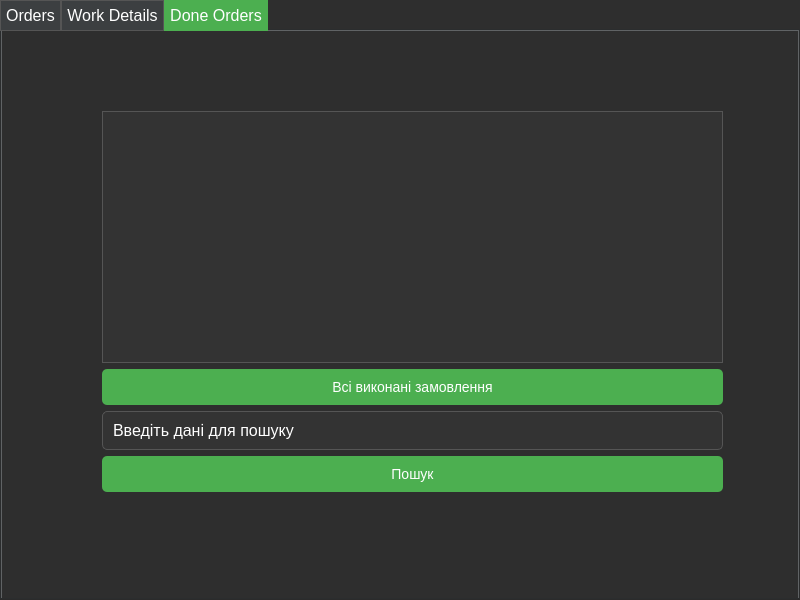
<?xml version="1.0" encoding="UTF-8"?>
<ui version="4.0">
 <class>WorkerWindow</class>
 <widget class="QDialog" name="WorkerWindow">
  <property name="geometry">
   <rect>
    <x>0</x>
    <y>0</y>
    <width>800</width>
    <height>600</height>
   </rect>
  </property>
  <property name="windowTitle">
   <string>Worker Window</string>
  </property>
  <property name="styleSheet">
   <string>
    QWidget {
        background-color: #2E2E2E;
        font-family: Arial, sans-serif;
        font-size: 12pt;
        color: white;
    }
    QPushButton {
        background-color: #4CAF50;
        color: white;
        padding: 10px;
        border-radius: 5px;
        border: none;
        font-size: 14px;
    }
    QPushButton:hover {
        background-color: #45a049;
    }
    QLineEdit, QTextEdit {
        border: 1px solid #555;
        border-radius: 5px;
        padding: 8px;
        font-size: 12pt;
        background-color: #333;
        color: white;
    }
    QTabWidget {
        background-color: #3C3F41;
        border: 1px solid #555;
        color: white;
    }
    QTabBar::tab {
        background-color: #3C3F41;
        border: 1px solid #555;
        padding: 5px;
    }
    QTabBar::tab:selected {
        background-color: #4CAF50;
        border: 1px solid #4CAF50;
    }
    QListWidget {
        background-color: #333;
        color: white;
        border: 1px solid #555;
    }
    QListWidget::item:selected {
        background-color: #4CAF50;
        color: white;
    }
   </string>
  </property>
  <property name="modal">
   <bool>true</bool>
  </property>
  <widget class="QTabWidget" name="WorkerTabs">
   <property name="geometry">
    <rect>
     <x>0</x>
     <y>0</y>
     <width>800</width>
     <height>600</height>
    </rect>
   </property>
   <property name="currentIndex">
    <number>2</number>
   </property>
   <widget class="QWidget" name="TabOrders">
    <attribute name="title">
     <string>Orders</string>
    </attribute>
    <widget class="QWidget" name="gridLayoutWidget">
     <property name="geometry">
      <rect>
       <x>60</x>
       <y>50</y>
       <width>711</width>
       <height>451</height>
      </rect>
     </property>
     <layout class="QGridLayout" name="gridLayout">
      <item row="2" column="0">
       <widget class="QPushButton" name="btnLoadOrders">
        <property name="text">
         <string>Загрузити замовлення</string>
        </property>
       </widget>
      </item>
      <item row="3" column="0">
       <widget class="QPushButton" name="btnTakeOrder">
        <property name="text">
         <string>Взяти замовлення</string>
        </property>
       </widget>
      </item>
      <item row="1" column="0">
       <widget class="QListWidget" name="ordersListWidget"/>
      </item>
     </layout>
    </widget>
   </widget>
   <widget class="QWidget" name="TabWorkDetails">
    <attribute name="title">
     <string>Work Details</string>
    </attribute>
    <widget class="QWidget" name="gridLayoutWidget_2">
     <property name="geometry">
      <rect>
       <x>60</x>
       <y>70</y>
       <width>681</width>
       <height>401</height>
      </rect>
     </property>
     <layout class="QGridLayout" name="gridLayout_2">
      <item row="3" column="0">
       <widget class="QLineEdit" name="leMediaLink">
        <property name="text">
         <string>Посилання на медіадані</string>
        </property>
        <property name="placeholderText">
         <string>Media Link</string>
        </property>
       </widget>
      </item>
      <item row="2" column="0">
       <widget class="QLineEdit" name="leOrderId">
        <property name="text">
         <string>ID замовлення</string>
        </property>
        <property name="placeholderText">
         <string>Order ID</string>
        </property>
       </widget>
      </item>
      <item row="4" column="0">
       <widget class="QTextEdit" name="teWorkDescription">
        <property name="html">
         <string>&lt;!DOCTYPE HTML PUBLIC &quot;-//W3C//DTD HTML 4.0//EN&quot; &quot;http://www.w3.org/TR/REC-html40/strict.dtd&quot;&gt;
&lt;html&gt;&lt;head&gt;&lt;meta name=&quot;qrichtext&quot; content=&quot;1&quot; /&gt;&lt;meta charset=&quot;utf-8&quot; /&gt;&lt;style type=&quot;text/css&quot;&gt;
p, li { white-space: pre-wrap; }
hr { height: 1px; border-width: 0; }
li.unchecked::marker { content: &quot;\2610&quot;; }
li.checked::marker { content: &quot;\2612&quot;; }
&lt;/style&gt;&lt;/head&gt;&lt;body style=&quot; font-family:'Arial','sans-serif'; font-size:12pt; font-weight:400; font-style:normal;&quot;&gt;
&lt;p style=&quot; margin-top:0px; margin-bottom:0px; margin-left:0px; margin-right:0px; -qt-block-indent:0; text-indent:0px;&quot;&gt;Опис виконаної роботи&lt;/p&gt;&lt;/body&gt;&lt;/html&gt;</string>
        </property>
        <property name="placeholderText">
         <string>Work Description</string>
        </property>
       </widget>
      </item>
      <item row="0" column="0">
       <widget class="QListWidget" name="acceptedOrdersListWidget"/>
      </item>
      <item row="1" column="0">
       <widget class="QPushButton" name="btnLoadActiveOrders">
        <property name="text">
         <string>Показати замовлення</string>
        </property>
       </widget>
      </item>
      <item row="5" column="0">
       <widget class="QPushButton" name="btnSaveDetails">
        <property name="text">
         <string>Зберегти деталі</string>
        </property>
       </widget>
      </item>
     </layout>
    </widget>
   </widget>
   <widget class="QWidget" name="TabDoneOrders">
    <attribute name="title">
     <string>Done Orders</string>
    </attribute>
    <widget class="QWidget" name="gridLayoutWidget_3">
     <property name="geometry">
      <rect>
       <x>100</x>
       <y>80</y>
       <width>621</width>
       <height>381</height>
      </rect>
     </property>
     <layout class="QGridLayout" name="gridLayout_3">
      <item row="1" column="0">
       <widget class="QPushButton" name="btnLoadCompletedOrders">
        <property name="text">
         <string>Всі виконані замовлення</string>
        </property>
       </widget>
      </item>
      <item row="0" column="0">
       <widget class="QListWidget" name="completedOrdersListWidget"/>
      </item>
      <item row="3" column="0">
       <widget class="QPushButton" name="btnSearchOrders">
        <property name="text">
         <string>Пошук</string>
        </property>
       </widget>
      </item>
      <item row="2" column="0">
       <widget class="QLineEdit" name="leSearchWorker">
        <property name="text">
         <string>Введіть дані для пошуку</string>
        </property>
       </widget>
      </item>
     </layout>
    </widget>
   </widget>
  </widget>
 </widget>
 <resources/>
 <connections/>
</ui>
